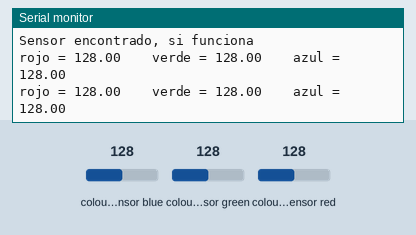
Simulated run of this sketch. Board: Arduino Uno, built with avr-gcc and run on an emulated ATmega328P. On the bench: the last lines printed to the serial monitor. The test bench sets the inputs (shaded band); at power-on: colour sensor blue 128, colour sensor green 128, colour sensor red 128.

Above: at 2.2 s.
2.3 s: colour sensor blue set to 5
At 3.6 s:
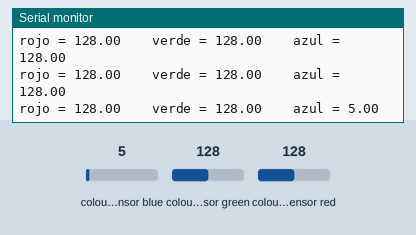
3.8 s: colour sensor green set to 5
At 5.0 s:
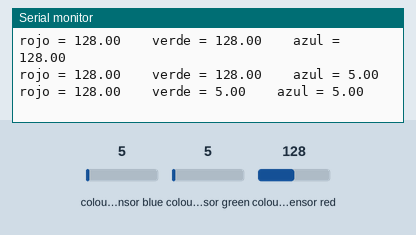
5.3 s: colour sensor red set to 5
At 6.1 s:
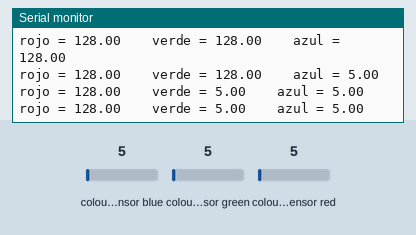

Measured:
- after the input at 2.3 s, the serial monitor: prints a new line after 0.85 s (image 1)
- after the input at 3.8 s, the serial monitor: prints a new line after 0.41 s (image 2)

The sketch:

prueba_rgb.ino
```cpp
/*
  QUE HACE ESTE PROGRAMA
  Solo lee los tres numeros que da el sensor y los escribe en la pantalla.
  No decide colores todavia. Es nada mas para comprobar que el sensor esta
  bien conectado y que si responde.

  COMO SE CONECTA
    Sensor VIN  3V3
    Sensor GND GND
    Sensor SDA  pin 21
    Sensor SCL  pin 22


*/

#include <Wire.h>
#include <Adafruit_TCS34725.h>

Adafruit_TCS34725 sensor = Adafruit_TCS34725();

void setup() {
  Serial.begin(115200);
  delay(1000);

  if (sensor.begin() == true) {
    Serial.println("Sensor encontrado, si funciona");
  }
  else {
    Serial.println("No encontre el sensor, revisa los cables");
    // Se queda aqui parado para que alcance a leerse el mensaje
    while (true) {
      delay(1000);
    }
  }
}

void loop() {

  // El simbolo & quiere decir que el sensor guarda
  // el resultado dentro de estas tres variables
  float rojo;
  float verde;
  float azul;
  sensor.getRGB(&rojo, &verde, &azul);

  Serial.print("rojo = ");
  Serial.print(rojo);
  Serial.print("    verde = ");
  Serial.print(verde);
  Serial.print("    azul = ");
  Serial.println(azul);

  delay(1000);
}
```
